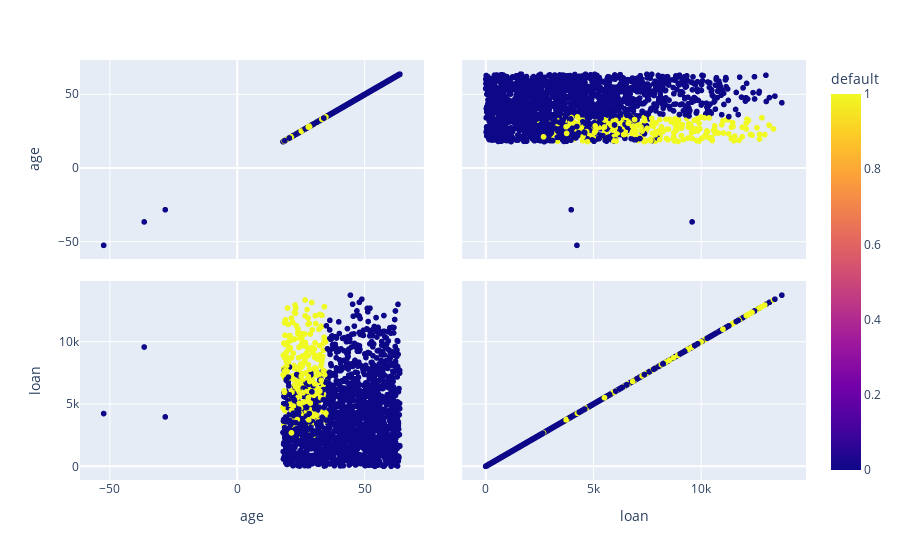

Here is the notebook cell this chart was saved with:
### Code cell
grafico = px.scatter_matrix(dados, dimensions=['age', 'loan'], color='default')
grafico.show()

### Figure 1 — Plotly figure (JSON) as saved in the notebook; plotly's stock layout.template omitted (floating-point values rounded to 4 significant figures; data arrays with more than 128 entries replaced by an {"elided": "..."} marker saying what was removed)
{"data": [{"dimensions": [{"axis": {"matches": true}, "label": "age", "values": {"elided": "2000 float values"}}, {"axis": {"matches": true}, "label": "loan", "values": {"elided": "2000 float values"}}], "hovertemplate": "%{xaxis.title.text}=%{x}<br>%{yaxis.title.text}=%{y}<br>default=%{marker.color}<extra></extra>", "legendgroup": "", "marker": {"color": {"elided": "2000 int values"}, "coloraxis": "coloraxis", "symbol": "circle"}, "name": "", "showlegend": false, "type": "splom"}], "layout": {"coloraxis": {"colorbar": {"title": {"text": "default"}}, "colorscale": [[0, "#0d0887"], [0.1111, "#46039f"], [0.2222, "#7201a8"], [0.3333, "#9c179e"], [0.4444, "#bd3786"], [0.5556, "#d8576b"], [0.6667, "#ed7953"], [0.7778, "#fb9f3a"], [0.8889, "#fdca26"], [1, "#f0f921"]]}, "dragmode": "select", "legend": {"tracegroupgap": 0}, "margin": {"t": 60}}}
